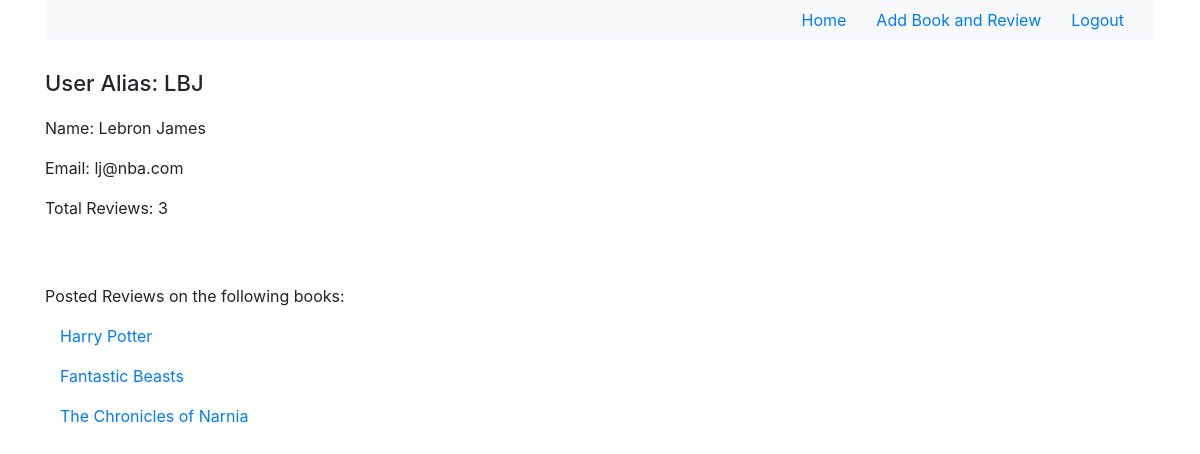
Page /users/1 on the committed database.
### dojoreads_app/models.py (models this page shows)
class Users(models.Model):
    first_name = models.CharField(max_length=255)
    alias = models.CharField(max_length=255)
    email = models.CharField(max_length=255)
    password = models.CharField(max_length=255)
    created_at = models.DateTimeField(auto_now_add=True)
    updated_at = models.DateTimeField(auto_now=True)
    objects = ValiManager()

class Reviews(models.Model):
    review = models.TextField()
    rating = models.CharField(max_length=5)
    created_at = models.DateTimeField(auto_now_add=True)
    updated_at = models.DateTimeField(auto_now=True)
    user = models.ForeignKey(Users, related_name="user_review", on_delete=models.CASCADE)
    book = models.ForeignKey(Books, related_name="book_review", on_delete=models.CASCADE)

class Books(models.Model):
    title = models.CharField(max_length=255)
    isreview = models.BooleanField(default=False)
    created_at = models.DateTimeField(auto_now_add=True)
    updated_at = models.DateTimeField(auto_now=True)
    user = models.ForeignKey(Users, related_name="user_book", on_delete=models.CASCADE)
    author = models.ForeignKey(Authors, related_name="author_book", on_delete=models.CASCADE)

### dojoreads_app/views.py (the view)
# urls.py: path('users/<int:userid>', views.userinfo),
def userinfo(request, userid):
    reviews = Reviews.objects.filter(user=Users.objects.get(id=userid))
    request.session['countreview'] = 0
    for view in reviews:
        request.session['countreview'] += 1
    context = {
        'user': Users.objects.get(id=userid),
        'countreview': request.session['countreview'],
        'books': Reviews.objects.filter(user=Users.objects.get(id=userid)),
    }
    return render(request, "userinfo.html", context)

### dojoreads_app/templates/userinfo.html (shortened to what this page needs)
<!DOCTYPE html>
<html lang="en">
<head>
    <link rel="stylesheet" href="https://stackpath.bootstrapcdn.com/bootstrap/4.4.1/css/bootstrap.min.css">
</head>
<body>
    <div class="container">
        <div class="header">
            <nav class="navbar navbar-expand-lg navbar-light bg-light">
                <div class="col-md-auto">
                    <a href="/books" class="">Home</a>
                </div>
                <div class="col-md-auto">
                    <a href="/addbook" class="">Add Book and Review</a>
                </div>
                <div class="col-md-auto">
                    <a href="/logout" class="">Logout</a>
                </div>
            </nav>
        </div>
        <div class="content">
            <h1>User Alias: {{user.alias}}</h1>
            <p>Name: {{user.first_name}}</p>
            <p>Email: {{user.email}}</p>
            <p>Total Reviews: {{countreview}}</p>
            <br><br>
            <p>Posted Reviews on the following books:</p>
            <div class="col">
            {% for book in books %}
                <p><a href="/bookinfo/{{book.book.id}}">{{book.book.title}}</a></p>
            {% endfor %}
            </div>
        </div>
    </div>
</body>
</html>

### dojoreads_app/templates/userinfo.html (style rules this page uses)
h1 { font-size: 22px; margin: 30px 0px 20px 0px; }

### rows in the picture
Users: alias "LBJ", first_name "Lebron James", email "lj@nba.com"
Reviews: book "Harry Potter"
Reviews: book "Fantastic Beasts"
Reviews: book "The Chronicles of Narnia"

### other values in the picture
{{ countreview }} "3"
